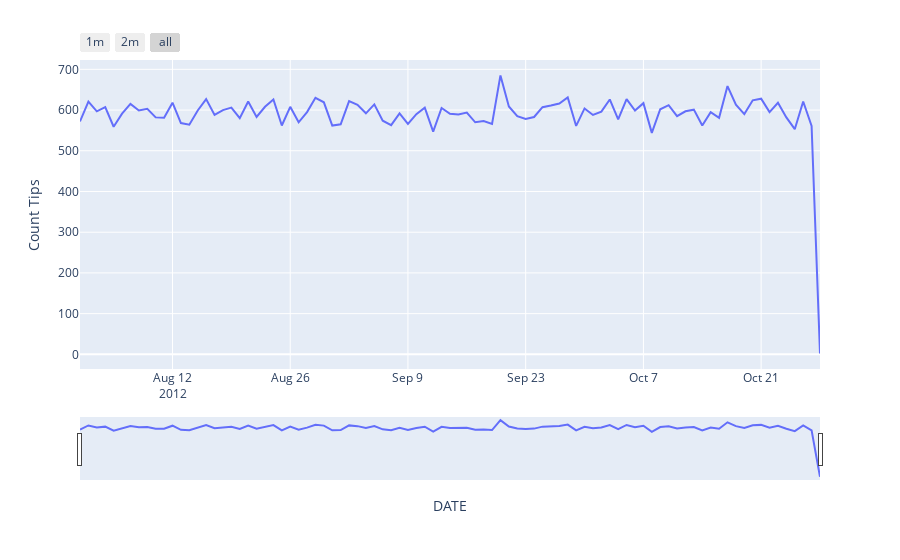

The cell this chart's notebook holds for it:
### Code cell
fig = px.line(create_df_tips('last_month_2012',False,'count'), x='DATE', y='Count Tips')
fig.update_xaxes(
    rangeslider_visible=True,
    rangeselector=dict(
        buttons=list([
            dict(count=1, label="1m", step="month", stepmode="backward"),
            dict(count=2, label="2m", step="month", stepmode="backward"),
            dict(step="all")
        ])
    )
)
fig.show()

### Figure 1 — Plotly figure (JSON) as saved in the notebook; plotly's stock layout.template omitted (floating-point values rounded to 4 significant figures)
{"data": [{"hovertemplate": "DATE=%{x}<br>Count Tips=%{y}<extra></extra>", "legendgroup": "", "line": {"color": "#636efa", "dash": "solid"}, "mode": "lines", "name": "", "showlegend": false, "type": "scatter", "x": ["2012-08-01", "2012-08-02", "2012-08-03", "2012-08-04", "2012-08-05", "2012-08-06", "2012-08-07", "2012-08-08", "2012-08-09", "2012-08-10", "2012-08-11", "2012-08-12", "2012-08-13", "2012-08-14", "2012-08-15", "2012-08-16", "2012-08-17", "2012-08-18", "2012-08-19", "2012-08-20", "2012-08-21", "2012-08-22", "2012-08-23", "2012-08-24", "2012-08-25", "2012-08-26", "2012-08-27", "2012-08-28", "2012-08-29", "2012-08-30", "2012-08-31", "2012-09-01", "2012-09-02", "2012-09-03", "2012-09-04", "2012-09-05", "2012-09-06", "2012-09-07", "2012-09-08", "2012-09-09", "2012-09-10", "2012-09-11", "2012-09-12", "2012-09-13", "2012-09-14", "2012-09-15", "2012-09-16", "2012-09-17", "2012-09-18", "2012-09-19", "2012-09-20", "2012-09-21", "2012-09-22", "2012-09-23", "2012-09-24", "2012-09-25", "2012-09-26", "2012-09-27", "2012-09-28", "2012-09-29", "2012-09-30", "2012-10-01", "2012-10-02", "2012-10-03", "2012-10-04", "2012-10-05", "2012-10-06", "2012-10-07", "2012-10-08", "2012-10-09", "2012-10-10", "2012-10-11", "2012-10-12", "2012-10-13", "2012-10-14", "2012-10-15", "2012-10-16", "2012-10-17", "2012-10-18", "2012-10-19", "2012-10-20", "2012-10-21", "2012-10-22", "2012-10-23", "2012-10-24", "2012-10-25", "2012-10-26", "2012-10-27", "2012-10-28"], "xaxis": "x", "y": [572, 621, 597, 607, 559, 591, 615, 599, 603, 582, 581, 618, 568, 564, 599, 627, 588, 600, 606, 580, 621, 583, 608, 626, 562, 608, 570, 595, 630, 619, 562, 565, 622, 613, 592, 614, 574, 563, 592, 566, 590, 606, 547, 605, 591, 589, 594, 570, 573, 566, 685, 609, 585, 578, 583, 607, 611, 616, 631, 561, 604, 588, 596, 626, 577, 627, 599, 617, 544, 602, 612, 585, 597, 601, 562, 595, 581, 659, 613, 590, 624, 628, 595, 618, 582, 553, 621, 561, 2], "yaxis": "y"}], "layout": {"legend": {"tracegroupgap": 0}, "margin": {"t": 60}, "xaxis": {"anchor": "y", "domain": [0, 1], "rangeselector": {"buttons": [{"count": 1, "label": "1m", "step": "month", "stepmode": "backward"}, {"count": 2, "label": "2m", "step": "month", "stepmode": "backward"}, {"step": "all"}]}, "rangeslider": {"visible": true}, "title": {"text": "DATE"}}, "yaxis": {"anchor": "x", "domain": [0, 1], "title": {"text": "Count Tips"}}}}
